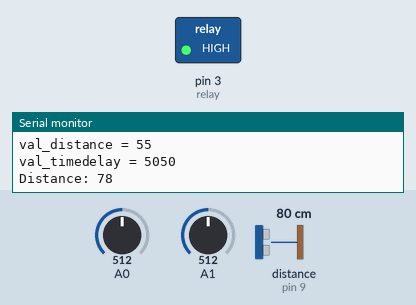
A sketch run on a simulated Arduino Uno, built with avr-gcc and run on an emulated ATmega328P. On the bench: switched loads named in the sketch (green lamp = pin HIGH), the last lines printed to the serial monitor. Wiring (inferred from the names in the program): ultrasonic range finder: trigger pin 8; echo pin 9. The inputs (shaded band) are chosen by the test bench; at power-on: distance to the obstacle (sensor on pin 9) 80 cm, A0 = 512, A1 = 512. The echo pulse lasts 58.3 µs per cm; pins used as bus, display or sensor lines are not drawn.

Above: at 1.2 s.
1.3 s: distance to the obstacle (sensor on pin 9) set to 2 cm
At 2.1 s:
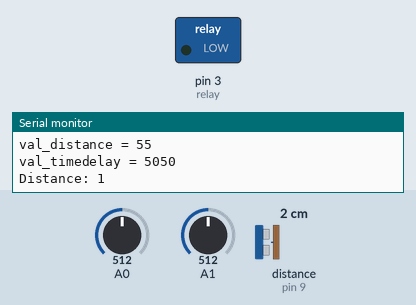
Timing chart, 0 to 9.8 s (numbered marks = the images above; inputs shaded):
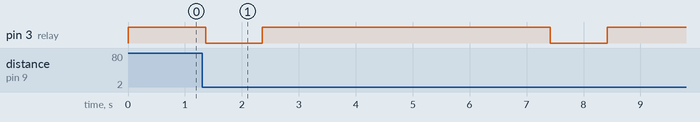

Measured:
- after the input at 1.3 s, pin 3 (relay): alternates HIGH for 5.1 s and LOW for 1.0 s, starting after 0.06 s

The sketch:

sound_cat_box.ino
```cpp
#define ECHO 9
#define TRIG 8
#define relay 3
long duration;
int distance;


bool is_cat_sound = false;

void setup() {
  pinMode(TRIG, OUTPUT);
  pinMode(ECHO, INPUT);
  pinMode(relay, OUTPUT);
  Serial.begin(9600);
  digitalWrite(relay, HIGH);
}

void loop() {

  int val_distance = map(analogRead(A0), 0, 1024, 100, 10);       //0-100 cm
  int val_timedelay = map(analogRead(A1), 0, 1024, 10000, 100);  // 0-5 sec

  Serial.print("val_distance = ");
  Serial.println(val_distance);
  Serial.print("val_timedelay = ");
  Serial.println(val_timedelay);

  digitalWrite(TRIG, LOW);
  delayMicroseconds(2);
  digitalWrite(TRIG, HIGH);
  delayMicroseconds(10);
  digitalWrite(TRIG, LOW);
  duration = pulseIn(ECHO, HIGH);
  distance = duration * 0.034 / 2;

  Serial.print("Distance: ");
  Serial.println(distance);

  if (distance < val_distance && !is_cat_sound) {
    digitalWrite(relay, LOW);
    is_cat_sound = true;
    delay(1000);
    digitalWrite(relay, HIGH);
    delay(val_timedelay);
    is_cat_sound = false;
  }


}
```
